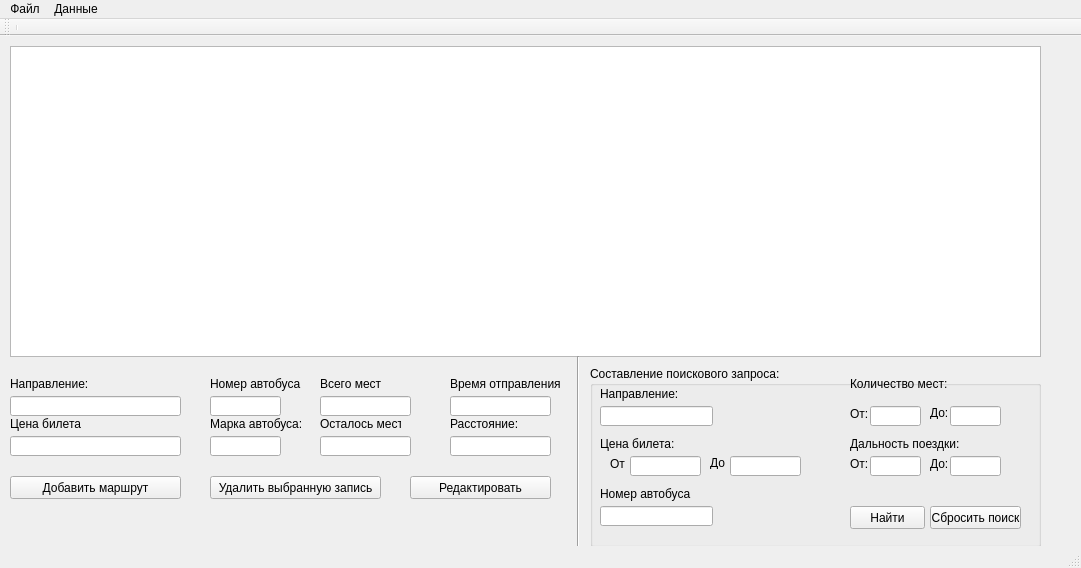
<?xml version="1.0" encoding="UTF-8"?>
<ui version="4.0">
 <class>MainWindow</class>
 <widget class="QMainWindow" name="MainWindow">
  <property name="geometry">
   <rect>
    <x>0</x>
    <y>0</y>
    <width>1081</width>
    <height>568</height>
   </rect>
  </property>
  <property name="windowTitle">
   <string>MainWindow</string>
  </property>
  <widget class="QWidget" name="centralWidget">
   <widget class="QTableWidget" name="tableWidget_2">
    <property name="geometry">
     <rect>
      <x>10</x>
      <y>10</y>
      <width>1031</width>
      <height>311</height>
     </rect>
    </property>
   </widget>
   <widget class="QLineEdit" name="lineEdit">
    <property name="geometry">
     <rect>
      <x>10</x>
      <y>360</y>
      <width>171</width>
      <height>20</height>
     </rect>
    </property>
   </widget>
   <widget class="QLineEdit" name="lineEdit_2">
    <property name="geometry">
     <rect>
      <x>10</x>
      <y>400</y>
      <width>171</width>
      <height>20</height>
     </rect>
    </property>
   </widget>
   <widget class="QLabel" name="label">
    <property name="geometry">
     <rect>
      <x>10</x>
      <y>340</y>
      <width>81</width>
      <height>16</height>
     </rect>
    </property>
    <property name="text">
     <string>Направление:</string>
    </property>
   </widget>
   <widget class="QLabel" name="label_2">
    <property name="geometry">
     <rect>
      <x>10</x>
      <y>380</y>
      <width>71</width>
      <height>16</height>
     </rect>
    </property>
    <property name="text">
     <string>Цена билета:</string>
    </property>
   </widget>
   <widget class="QPushButton" name="pushButton">
    <property name="geometry">
     <rect>
      <x>410</x>
      <y>440</y>
      <width>141</width>
      <height>23</height>
     </rect>
    </property>
    <property name="text">
     <string>Редактировать</string>
    </property>
   </widget>
   <widget class="QLineEdit" name="lineEdit_3">
    <property name="geometry">
     <rect>
      <x>210</x>
      <y>360</y>
      <width>71</width>
      <height>20</height>
     </rect>
    </property>
   </widget>
   <widget class="QLabel" name="label_3">
    <property name="geometry">
     <rect>
      <x>210</x>
      <y>340</y>
      <width>91</width>
      <height>16</height>
     </rect>
    </property>
    <property name="text">
     <string>Номер автобуса:</string>
    </property>
   </widget>
   <widget class="QLineEdit" name="lineEdit_4">
    <property name="geometry">
     <rect>
      <x>210</x>
      <y>400</y>
      <width>71</width>
      <height>20</height>
     </rect>
    </property>
   </widget>
   <widget class="QLabel" name="label_4">
    <property name="geometry">
     <rect>
      <x>210</x>
      <y>380</y>
      <width>91</width>
      <height>16</height>
     </rect>
    </property>
    <property name="text">
     <string>Марка автобуса:</string>
    </property>
   </widget>
   <widget class="QLabel" name="label_5">
    <property name="geometry">
     <rect>
      <x>320</x>
      <y>340</y>
      <width>61</width>
      <height>16</height>
     </rect>
    </property>
    <property name="text">
     <string>Всего мест:</string>
    </property>
   </widget>
   <widget class="QLineEdit" name="lineEdit_5">
    <property name="geometry">
     <rect>
      <x>320</x>
      <y>360</y>
      <width>91</width>
      <height>20</height>
     </rect>
    </property>
   </widget>
   <widget class="QLabel" name="label_6">
    <property name="geometry">
     <rect>
      <x>320</x>
      <y>380</y>
      <width>81</width>
      <height>16</height>
     </rect>
    </property>
    <property name="text">
     <string>Осталось мест:</string>
    </property>
   </widget>
   <widget class="QLineEdit" name="lineEdit_6">
    <property name="geometry">
     <rect>
      <x>320</x>
      <y>400</y>
      <width>91</width>
      <height>20</height>
     </rect>
    </property>
   </widget>
   <widget class="QLabel" name="label_7">
    <property name="geometry">
     <rect>
      <x>450</x>
      <y>340</y>
      <width>111</width>
      <height>16</height>
     </rect>
    </property>
    <property name="text">
     <string>Время отправления:</string>
    </property>
   </widget>
   <widget class="QLineEdit" name="lineEdit_7">
    <property name="geometry">
     <rect>
      <x>450</x>
      <y>360</y>
      <width>101</width>
      <height>20</height>
     </rect>
    </property>
   </widget>
   <widget class="QLabel" name="label_8">
    <property name="geometry">
     <rect>
      <x>450</x>
      <y>380</y>
      <width>81</width>
      <height>16</height>
     </rect>
    </property>
    <property name="text">
     <string>Расстояние:</string>
    </property>
   </widget>
   <widget class="QLineEdit" name="lineEdit_8">
    <property name="geometry">
     <rect>
      <x>450</x>
      <y>400</y>
      <width>101</width>
      <height>20</height>
     </rect>
    </property>
   </widget>
   <widget class="QPushButton" name="pushButton_3">
    <property name="geometry">
     <rect>
      <x>10</x>
      <y>440</y>
      <width>171</width>
      <height>23</height>
     </rect>
    </property>
    <property name="text">
     <string>Добавить маршрут</string>
    </property>
   </widget>
   <widget class="QPushButton" name="pushButton_2">
    <property name="geometry">
     <rect>
      <x>210</x>
      <y>440</y>
      <width>171</width>
      <height>23</height>
     </rect>
    </property>
    <property name="text">
     <string>Удалить выбранную запись</string>
    </property>
   </widget>
   <widget class="Line" name="line">
    <property name="geometry">
     <rect>
      <x>570</x>
      <y>320</y>
      <width>16</width>
      <height>191</height>
     </rect>
    </property>
    <property name="orientation">
     <enum>Qt::Vertical</enum>
    </property>
   </widget>
   <widget class="QGroupBox" name="groupBox">
    <property name="geometry">
     <rect>
      <x>590</x>
      <y>330</y>
      <width>451</width>
      <height>181</height>
     </rect>
    </property>
    <property name="title">
     <string>Составление поискового запроса:</string>
    </property>
    <widget class="QLabel" name="label_9">
     <property name="geometry">
      <rect>
       <x>10</x>
       <y>20</y>
       <width>81</width>
       <height>16</height>
      </rect>
     </property>
     <property name="text">
      <string>Направление:</string>
     </property>
    </widget>
    <widget class="QLineEdit" name="lineEdit_9">
     <property name="geometry">
      <rect>
       <x>10</x>
       <y>40</y>
       <width>113</width>
       <height>20</height>
      </rect>
     </property>
    </widget>
    <widget class="QLabel" name="label_10">
     <property name="geometry">
      <rect>
       <x>10</x>
       <y>70</y>
       <width>81</width>
       <height>16</height>
      </rect>
     </property>
     <property name="text">
      <string>Цена билета:</string>
     </property>
    </widget>
    <widget class="QLineEdit" name="lineEdit_10">
     <property name="geometry">
      <rect>
       <x>40</x>
       <y>90</y>
       <width>71</width>
       <height>20</height>
      </rect>
     </property>
    </widget>
    <widget class="QLabel" name="label_11">
     <property name="geometry">
      <rect>
       <x>20</x>
       <y>90</y>
       <width>21</width>
       <height>16</height>
      </rect>
     </property>
     <property name="text">
      <string>От</string>
     </property>
    </widget>
    <widget class="QLabel" name="label_12">
     <property name="geometry">
      <rect>
       <x>120</x>
       <y>90</y>
       <width>47</width>
       <height>13</height>
      </rect>
     </property>
     <property name="text">
      <string>До</string>
     </property>
    </widget>
    <widget class="QLineEdit" name="lineEdit_11">
     <property name="geometry">
      <rect>
       <x>140</x>
       <y>90</y>
       <width>71</width>
       <height>20</height>
      </rect>
     </property>
    </widget>
    <widget class="QLabel" name="label_13">
     <property name="geometry">
      <rect>
       <x>10</x>
       <y>120</y>
       <width>91</width>
       <height>16</height>
      </rect>
     </property>
     <property name="text">
      <string>Номер автобуса:</string>
     </property>
    </widget>
    <widget class="QLineEdit" name="lineEdit_12">
     <property name="geometry">
      <rect>
       <x>10</x>
       <y>140</y>
       <width>113</width>
       <height>20</height>
      </rect>
     </property>
    </widget>
    <widget class="QLabel" name="label_14">
     <property name="geometry">
      <rect>
       <x>260</x>
       <y>10</y>
       <width>101</width>
       <height>16</height>
      </rect>
     </property>
     <property name="text">
      <string>Количество мест:</string>
     </property>
    </widget>
    <widget class="QLabel" name="label_15">
     <property name="geometry">
      <rect>
       <x>260</x>
       <y>40</y>
       <width>31</width>
       <height>16</height>
      </rect>
     </property>
     <property name="text">
      <string>От:</string>
     </property>
    </widget>
    <widget class="QLineEdit" name="lineEdit_13">
     <property name="geometry">
      <rect>
       <x>280</x>
       <y>40</y>
       <width>51</width>
       <height>20</height>
      </rect>
     </property>
    </widget>
    <widget class="QLabel" name="label_16">
     <property name="geometry">
      <rect>
       <x>340</x>
       <y>40</y>
       <width>47</width>
       <height>13</height>
      </rect>
     </property>
     <property name="text">
      <string>До:</string>
     </property>
    </widget>
    <widget class="QLineEdit" name="lineEdit_14">
     <property name="geometry">
      <rect>
       <x>360</x>
       <y>40</y>
       <width>51</width>
       <height>20</height>
      </rect>
     </property>
    </widget>
    <widget class="QLabel" name="label_17">
     <property name="geometry">
      <rect>
       <x>260</x>
       <y>70</y>
       <width>111</width>
       <height>16</height>
      </rect>
     </property>
     <property name="text">
      <string>Дальность поездки:</string>
     </property>
    </widget>
    <widget class="QLineEdit" name="lineEdit_15">
     <property name="geometry">
      <rect>
       <x>280</x>
       <y>90</y>
       <width>51</width>
       <height>20</height>
      </rect>
     </property>
    </widget>
    <widget class="QLabel" name="label_18">
     <property name="geometry">
      <rect>
       <x>260</x>
       <y>90</y>
       <width>21</width>
       <height>16</height>
      </rect>
     </property>
     <property name="text">
      <string>От:</string>
     </property>
    </widget>
    <widget class="QLabel" name="label_19">
     <property name="geometry">
      <rect>
       <x>340</x>
       <y>90</y>
       <width>21</width>
       <height>16</height>
      </rect>
     </property>
     <property name="text">
      <string>До:</string>
     </property>
    </widget>
    <widget class="QLineEdit" name="lineEdit_16">
     <property name="geometry">
      <rect>
       <x>360</x>
       <y>90</y>
       <width>51</width>
       <height>20</height>
      </rect>
     </property>
    </widget>
    <widget class="QPushButton" name="pushButton_4">
     <property name="geometry">
      <rect>
       <x>260</x>
       <y>140</y>
       <width>75</width>
       <height>23</height>
      </rect>
     </property>
     <property name="text">
      <string>Найти</string>
     </property>
    </widget>
    <widget class="QPushButton" name="pushButton_5">
     <property name="geometry">
      <rect>
       <x>340</x>
       <y>140</y>
       <width>91</width>
       <height>23</height>
      </rect>
     </property>
     <property name="text">
      <string>Сбросить поиск</string>
     </property>
    </widget>
   </widget>
   <widget class="QLabel" name="label_20">
    <property name="geometry">
     <rect>
      <x>20</x>
      <y>490</y>
      <width>47</width>
      <height>13</height>
     </rect>
    </property>
    <property name="text">
     <string/>
    </property>
   </widget>
   <widget class="QLabel" name="label_21">
    <property name="geometry">
     <rect>
      <x>10</x>
      <y>480</y>
      <width>171</width>
      <height>16</height>
     </rect>
    </property>
    <property name="text">
     <string/>
    </property>
   </widget>
  </widget>
  <widget class="QToolBar" name="mainToolBar">
   <attribute name="toolBarArea">
    <enum>TopToolBarArea</enum>
   </attribute>
   <attribute name="toolBarBreak">
    <bool>false</bool>
   </attribute>
   <addaction name="separator"/>
  </widget>
  <widget class="QStatusBar" name="statusBar"/>
  <widget class="QMenuBar" name="menuBar">
   <property name="geometry">
    <rect>
     <x>0</x>
     <y>0</y>
     <width>1081</width>
     <height>21</height>
    </rect>
   </property>
   <widget class="QMenu" name="menu">
    <property name="title">
     <string>Файл</string>
    </property>
    <addaction name="action"/>
    <addaction name="action_2"/>
    <addaction name="action_3"/>
    <addaction name="action_5"/>
   </widget>
   <widget class="QMenu" name="menu_2">
    <property name="title">
     <string>Данные</string>
    </property>
    <addaction name="action_6"/>
   </widget>
   <addaction name="menu"/>
   <addaction name="menu_2"/>
  </widget>
  <action name="action">
   <property name="text">
    <string>Новый</string>
   </property>
  </action>
  <action name="action_2">
   <property name="text">
    <string>Сохранить</string>
   </property>
  </action>
  <action name="action_3">
   <property name="text">
    <string>Загрузить</string>
   </property>
  </action>
  <action name="action_4">
   <property name="text">
    <string>Выход</string>
   </property>
  </action>
  <action name="action_5">
   <property name="text">
    <string>Выход</string>
   </property>
  </action>
  <action name="action_6">
   <property name="text">
    <string>Статистика</string>
   </property>
  </action>
 </widget>
 <layoutdefault spacing="6" margin="11"/>
 <resources/>
 <connections>
  <connection>
   <sender>tableWidget_2</sender>
   <signal>currentCellChanged(int,int,int,int)</signal>
   <receiver>MainWindow</receiver>
   <slot>toTable()</slot>
   <hints>
    <hint type="sourcelabel">
     <x>515</x>
     <y>341</y>
    </hint>
    <hint type="destinationlabel">
     <x>655</x>
     <y>397</y>
    </hint>
   </hints>
  </connection>
 </connections>
 <slots>
  <slot>radio1()</slot>
  <slot>radio2()</slot>
  <slot>toTable()</slot>
 </slots>
</ui>
